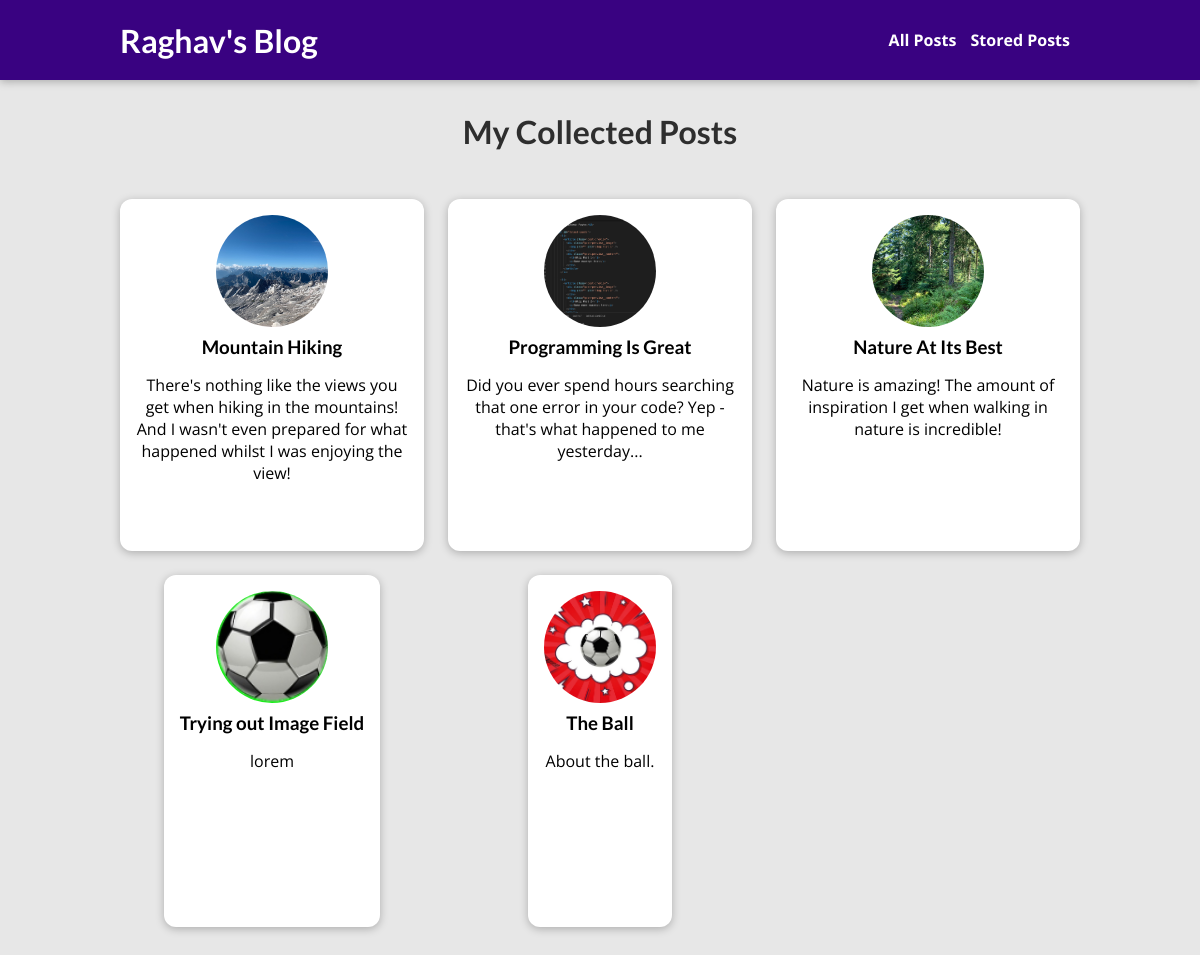
The page /posts on the database its author committed.
### blog/models.py (models this page shows, shortened)
class Post(models.Model):
    title = models.CharField(max_length=150)
    excerpt = models.TextField(validators=[MaxLengthValidator(200)])
    image_name = models.ImageField(upload_to='article_images', height_field=None, width_field=None, max_length=None)
    date = models.DateField(auto_now=True)
    slug = models.SlugField(unique=True, db_index=True)
    content = models.TextField(validators=[MinLengthValidator(10)])
    author = models.ForeignKey(to=Author,null= True, on_delete=SET_NULL, related_name="posts")
    tags = models.ManyToManyField(to=Tag)

### blog/views.py (the view)
# urls.py: path("posts", views.PostListView.as_view(), name="posts-page"),
class PostListView(ListView):
    model = Post
    template_name = "blog/all-posts.html"
    context_object_name = 'posts'
    def get_context_data(self, **kwargs):
        context = super().get_context_data(**kwargs)
        context["header"] = 'My Collected Posts'
        return context

### blog/templates/blog/all-posts.html (shortened to what this page needs)
{% extends 'base.html' %}
{% load static %}
{% block css_files %}
    <link rel="stylesheet" href="{% static 'blog/post.css' %}">
    <link rel="stylesheet" href="{% static 'blog/all-posts.css' %}">
{% endblock css_files %}
{% block content %}
    {% include 'blog/includes/all-posts.html' %}
{% endblock content %}

### blog/templates/blog/includes/post.html
<li>
      <article class="post">
        <a href="{% url 'post-detail-page' slug=post.slug %}">
          <img src="{{post.image_name.url}}" alt={{post.title}} />
          <div class="post__content">
            <h3>{{post.title}}</h3>
            <p>
              {{post.excerpt}}
            </p>
          </div>
        </a>
      </article>
    </li>

### static/app.css (style rules this page uses)
* { box-sizing: border-box; }
html { font-family: 'Open Sans', 'Lato', sans-serif; }
body { margin: 0; }
h1, h2, h3 { font-family: 'Lato', sans-serif; font-weight: bold; }

### blog/static/blog/post.css (style rules this page uses)
.post { display: flex; flex-direction: column; align-items: center; text-align: center; }
.post a { text-decoration: none; color: black; transition: all 0.2s ease; padding: 1rem; }
.post img { width: 5rem; height: 5rem; object-fit: cover; border-radius: 50%; }
.post h3 { margin: 0.25rem 0; }

### blog/static/blog/all-posts.css (style rules this page uses)
body { background-color: #e7e7e7; }
.post img { width: 7rem; height: 7rem; }
.post a { height: 22rem; transform-origin: center; box-shadow: 0 2px 8px rgba(0, 0, 0, 0.25); border-radius: 12px; background-color: white; }

### rows shown on the page
Post: image_name (picture), title "Mountain Hiking", excerpt "There's nothing like the views you get when hiking in the mountains! And I wasn't even prepared for what happened whilst I was enjoying the view!"
Post: image_name (picture), title "Programming Is Great", excerpt "Did you ever spend hours searching that one error in your code? Yep - that's what happened to me yesterday..."
Post: image_name (picture), title "Nature At Its Best", excerpt "Nature is amazing! The amount of inspiration I get when walking in nature is incredible!"
Post: image_name (picture), title "Trying out Image Field", excerpt "lorem"
Post: image_name (picture), title "The Ball", excerpt "About the ball."

### other values the page prints
{{ header }} "My Collected Posts"
